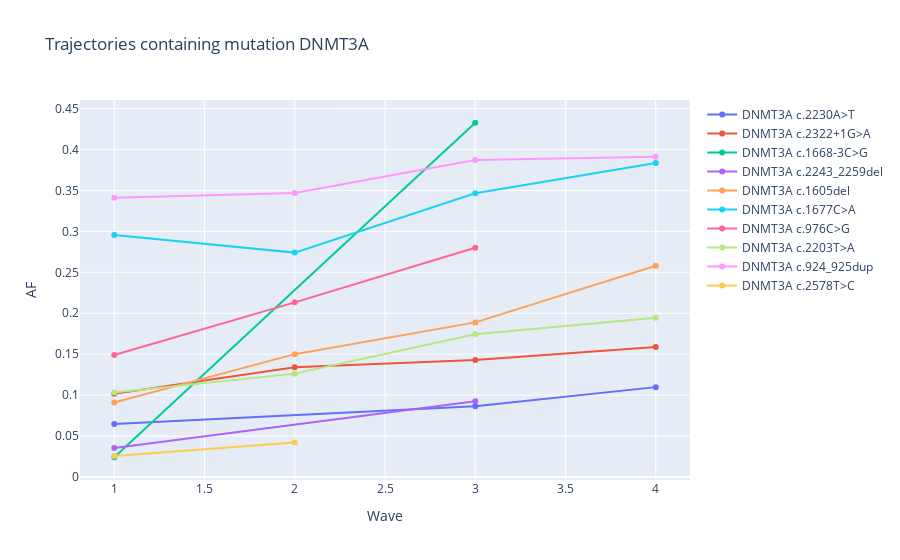

The notebook cell saved with this chart:
### Markdown cell above
Further, we can plot trajectories following a mutation in any particular gene, present in any percentile as ranked by overall gradient.

### Code cell
mutation_plot2(lbc,'DNMT3A',np.quantile(total_grad, 0.9))

### Figure 1 — Plotly figure (JSON) as saved in the notebook; plotly's stock layout.template omitted (floating-point values rounded to 4 significant figures)
{"data": [{"hovertemplate": "LBC0293E", "mode": "lines+markers", "name": "DNMT3A c.2230A>T", "type": "scatter", "x": [1, 3, 4], "y": [0.0646, 0.0862, 0.1097]}, {"hovertemplate": "LBC360453", "mode": "lines+markers", "name": "DNMT3A c.2322+1G>A", "type": "scatter", "x": [1, 2, 3, 4], "y": [0.1015, 0.134, 0.143, 0.1588]}, {"hovertemplate": "LBC0040V", "mode": "lines+markers", "name": "DNMT3A c.1668-3C>G", "type": "scatter", "x": [1, 3], "y": [0.024, 0.4328]}, {"hovertemplate": "LBC0068H", "mode": "lines+markers", "name": "DNMT3A c.2243_2259del", "type": "scatter", "x": [1, 3], "y": [0.0353, 0.0924]}, {"hovertemplate": "LBC360508", "mode": "lines+markers", "name": "DNMT3A c.1605del", "type": "scatter", "x": [1, 2, 3, 4], "y": [0.091, 0.15, 0.1888, 0.2581]}, {"hovertemplate": "LBC360549", "mode": "lines+markers", "name": "DNMT3A c.1677C>A", "type": "scatter", "x": [1, 2, 3, 4], "y": [0.2957, 0.2741, 0.3467, 0.3837]}, {"hovertemplate": "LBC360636", "mode": "lines+markers", "name": "DNMT3A c.976C>G", "type": "scatter", "x": [1, 2, 3], "y": [0.149, 0.2133, 0.28]}, {"hovertemplate": "LBC360914", "mode": "lines+markers", "name": "DNMT3A c.2203T>A", "type": "scatter", "x": [1, 2, 3, 4], "y": [0.1032, 0.1262, 0.1743, 0.1945]}, {"hovertemplate": "LBC360919", "mode": "lines+markers", "name": "DNMT3A c.924_925dup", "type": "scatter", "x": [1, 2, 3, 4], "y": [0.3411, 0.3469, 0.3874, 0.3911]}, {"hovertemplate": "LBC361286", "mode": "lines+markers", "name": "DNMT3A c.2578T>C", "type": "scatter", "x": [1, 2], "y": [0.0256, 0.0421]}], "layout": {"title": {"text": "Trajectories containing mutation DNMT3A"}, "xaxis": {"title": {"text": "Wave"}}, "yaxis": {"title": {"text": "AF"}}}}
